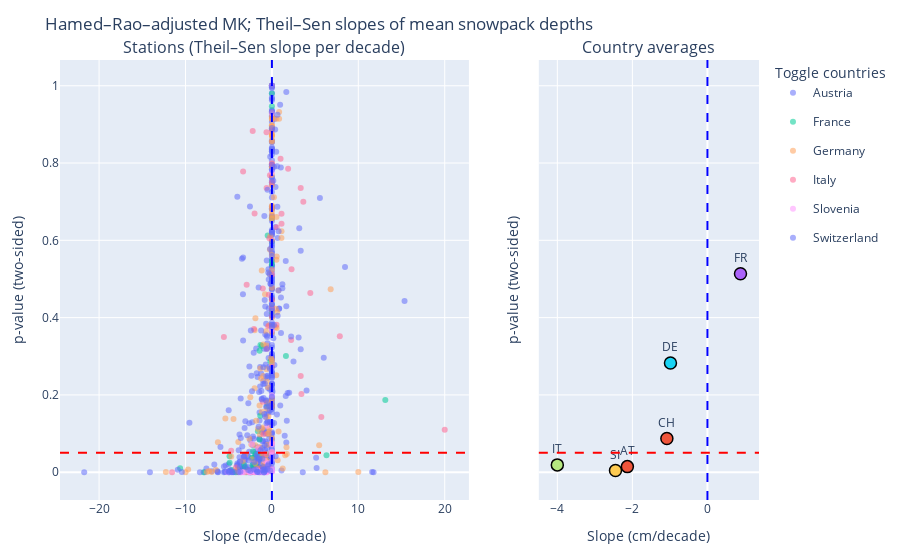

The code cell stored with this chart in its notebook:
### Code cell
import plotly.graph_objects as go
from plotly.subplots import make_subplots

# --- inputs you already have ---
# per_station_avg: one row per station (or station_id), with columns:
#   ['country','median_slope_theil_per_decade','p_combined', ...]
# country_macro: one row per country, with columns:
#   ['country','slope_per_decade','p', 'country_abr']  # country_abr = "AT","CH",...

countries = sorted(per_station['country'].unique())

fig = make_subplots(
    rows=1, cols=2, column_widths=[0.65, 0.35], shared_yaxes=True,
    subplot_titles=("Stations (Theil–Sen slope per decade)", "Country averages")
)

# One legend item per country; traces that share legendgroup toggle together
for c in countries:
    psc = per_station[per_station['country'] == c]
    avg = avg_country[avg_country['country'] == c]

    # Left panel: station points
    fig.add_trace(
        go.Scatter(
            x=psc['median_slope_theil_per_decade'],
            y=psc['p_combined'],
            mode="markers",
            name=c,
            legendgroup=c,
            marker=dict(size=6, opacity=0.55),
            hovertemplate=(
                "<b>%{text}</b><br>"
                "Slope: %{x:.2f} cm/decade<br>"
                "p: %{y:.3f}<extra></extra>"
            ),
            text=psc['country'],
            showlegend=True,     # legend item shown here
        ),
        row=1, col=1
    )

    # Right panel: country average point (bigger marker + label)
    fig.add_trace(
        go.Scatter(
            x=avg['slope_per_decade'],
            y=avg['p'],
            mode="markers+text",
            text=avg['country_abr'],
            textposition="top center",
            marker=dict(size=12, line=dict(width=1.5, color="black")),
            name=c,
            legendgroup=c,
            showlegend=False,    # use the same legend item as the left trace
            hovertemplate=(
                "<b>%{text}</b><br>"
                "Avg slope: %{x:.2f} cm/decade<br>"
                "p: %{y:.3f}<extra></extra>"
            ),
        ),
        row=1, col=2
    )

# Guides: p=0.05 and zero slope on both subplots
for col in (1, 2):
    fig.add_hline(y=0.05, line_dash="dash", line_color="red", row=1, col=col)
    fig.add_vline(x=0.0, line_dash="dash", line_color="blue", row=1, col=col)

# Nice defaults
fig.update_layout(
    title="Hamed–Rao–adjusted MK; Theil–Sen slopes of mean snowpack depths",
    legend_title="Toggle countries",
    legend=dict(groupclick="togglegroup"),   # one click toggles both traces for a country
    margin=dict(l=60, r=20, t=60, b=60),
)

fig.update_xaxes(title_text="Slope (cm/decade)", row=1, col=1)
fig.update_xaxes(title_text="Slope (cm/decade)", row=1, col=2)
fig.update_yaxes(title_text="p-value (two-sided)")

fig.show()

### Figure 1 — Plotly figure (JSON) as saved in the notebook; plotly's stock layout.template omitted (floating-point values rounded to 4 significant figures; data arrays with more than 128 entries replaced by an {"elided": "..."} marker saying what was removed)
{"data": [{"hovertemplate": "<b>%{text}</b><br>Slope: %{x:.2f} cm/decade<br>p: %{y:.3f}<extra></extra>", "legendgroup": "Austria", "marker": {"opacity": 0.55, "size": 6}, "mode": "markers", "name": "Austria", "showlegend": true, "text": {"elided": "321 str values"}, "type": "scatter", "x": {"elided": "321 float values"}, "xaxis": "x", "y": {"elided": "321 float values"}, "yaxis": "y"}, {"hovertemplate": "<b>%{text}</b><br>Avg slope: %{x:.2f} cm/decade<br>p: %{y:.3f}<extra></extra>", "legendgroup": "Austria", "marker": {"line": {"color": "black", "width": 1.5}, "size": 12}, "mode": "markers+text", "name": "Austria", "showlegend": false, "text": ["AT"], "textposition": "top center", "type": "scatter", "x": [-2.133], "xaxis": "x2", "y": [0.0144], "yaxis": "y2"}, {"hovertemplate": "<b>%{text}</b><br>Slope: %{x:.2f} cm/decade<br>p: %{y:.3f}<extra></extra>", "legendgroup": "France", "marker": {"opacity": 0.55, "size": 6}, "mode": "markers", "name": "France", "showlegend": true, "text": ["France", "France", "France", "France", "France", "France", "France", "France", "France", "France", "France", "France", "France", "France", "France", "France", "France", "France", "France", "France", "France", "France", "France", "France", "France", "France", "France", "France", "France", "France", "France", "France", "France", "France", "France", "France", "France", "France", "France", "France", "France", "France", "France", "France", "France", "France"], "type": "scatter", "x": [-1.176, -2.174, -0.4881, -1.429, -4.891, -1.176, -2.121, 0.0, -1.818, -2.917, 0.0, -2.308, -3.913, -2.941, -1.429, 0.0, 0.0, -3.229, -1.327, -7.896, 0.0, 1.623, -4.902, -3.125, -0.5263, -2.25, -4.0, 0.0, -4.167, 6.316, -10.62, -1.905, -1.5, -1.62, -0.1724, -2.124, 0.0, 0.0, -1.282, 13.12, -1.176, 0.0, -4.643, -2.0, -1.861, -1.348], "xaxis": "x", "y": [0.3264, 0.05415, 0.6124, 0.08468, 0.02459, 0.0351, 0.008093, 0.6569, 0.01464, 0.002897, 0.5383, 0.03705, 0.006021, 1.203e-05, 0.314, 0.9801, 0.5466, 0.01835, 0.329, 9.254e-06, 1.0, 0.3004, 0.04095, 0.01196, 0.1707, 0.01762, 0.001767, 0.9468, 1.635e-07, 0.04387, 0.01048, 0.04679, 0.0382, 0.106, 0.287, 0.03748, 0.4123, 0.597, 0.04456, 0.1865, 0.009979, 0.8903, 0.005593, 0.0164, 0.006215, 0.1462], "yaxis": "y"}, {"hovertemplate": "<b>%{text}</b><br>Avg slope: %{x:.2f} cm/decade<br>p: %{y:.3f}<extra></extra>", "legendgroup": "France", "marker": {"line": {"color": "black", "width": 1.5}, "size": 12}, "mode": "markers+text", "name": "France", "showlegend": false, "text": ["FR"], "textposition": "top center", "type": "scatter", "x": [0.881], "xaxis": "x2", "y": [0.5135], "yaxis": "y2"}, {"hovertemplate": "<b>%{text}</b><br>Slope: %{x:.2f} cm/decade<br>p: %{y:.3f}<extra></extra>", "legendgroup": "Germany", "marker": {"opacity": 0.55, "size": 6}, "mode": "markers", "name": "Germany", "showlegend": true, "text": {"elided": "159 str values"}, "type": "scatter", "x": {"elided": "159 float values"}, "xaxis": "x", "y": {"elided": "159 float values"}, "yaxis": "y"}, {"hovertemplate": "<b>%{text}</b><br>Avg slope: %{x:.2f} cm/decade<br>p: %{y:.3f}<extra></extra>", "legendgroup": "Germany", "marker": {"line": {"color": "black", "width": 1.5}, "size": 12}, "mode": "markers+text", "name": "Germany", "showlegend": false, "text": ["DE"], "textposition": "top center", "type": "scatter", "x": [-0.9848], "xaxis": "x2", "y": [0.2827], "yaxis": "y2"}, {"hovertemplate": "<b>%{text}</b><br>Slope: %{x:.2f} cm/decade<br>p: %{y:.3f}<extra></extra>", "legendgroup": "Italy", "marker": {"opacity": 0.55, "size": 6}, "mode": "markers", "name": "Italy", "showlegend": true, "text": ["Italy", "Italy", "Italy", "Italy", "Italy", "Italy", "Italy", "Italy", "Italy", "Italy", "Italy", "Italy", "Italy", "Italy", "Italy", "Italy", "Italy", "Italy", "Italy", "Italy", "Italy", "Italy", "Italy", "Italy", "Italy", "Italy", "Italy", "Italy", "Italy", "Italy", "Italy", "Italy", "Italy", "Italy", "Italy", "Italy", "Italy", "Italy", "Italy", "Italy", "Italy", "Italy", "Italy", "Italy", "Italy", "Italy", "Italy", "Italy", "Italy", "Italy", "Italy", "Italy", "Italy"], "type": "scatter", "x": [0.0, -0.2857, 5.718, -4.714, -0.9091, 0.0, -0.4265, -2.071, -11.55, -1.053, 0.0, -0.5882, 1.0, 0.0, -1.144, 1.111, 3.333, -1.484, 0.5405, 7.857, 2.222, -0.2941, 3.417, -4.167, 1.875, 0.0, -2.222, 0.0, -2.922, -1.053, 3.636, -0.2273, 20.0, 1.111, -5.556, -0.6111, 0.0, 0.0, -0.625, 0.5357, -3.333, 2.273, 0.0, 0.0, -0.9677, 3.333, 0.0, 4.444, 0.0, -0.3571, 0.0, 0.0, -2.004], "xaxis": "x", "y": [0.7958, 0.01558, 0.1425, 0.0553, 0.0465, 0.7996, 0.3778, 0.3703, 4.346e-05, 0.4755, 0.446, 0.3196, 0.8108, 0.2729, 0.0092, 0.6428, 0.7352, 0.009897, 0.6336, 0.3517, 0.3419, 0.6056, 0.2021, 0.01205, 0.7855, 0.4051, 0.8827, 0.8847, 0.485, 0.1826, 0.6999, 0.7686, 0.11, 0.6688, 0.3497, 0.7356, 0.7504, 0.5994, 0.8794, 0.3818, 0.7783, 0.5249, 0.04991, 0.04469, 0.09822, 0.2492, 1.0, 0.4637, 0.4238, 0.4592, 0.5117, 0.4468, 0.6693], "yaxis": "y"}, {"hovertemplate": "<b>%{text}</b><br>Avg slope: %{x:.2f} cm/decade<br>p: %{y:.3f}<extra></extra>", "legendgroup": "Italy", "marker": {"line": {"color": "black", "width": 1.5}, "size": 12}, "mode": "markers+text", "name": "Italy", "showlegend": false, "text": ["IT"], "textposition": "top center", "type": "scatter", "x": [-4.0], "xaxis": "x2", "y": [0.01889], "yaxis": "y2"}, {"hovertemplate": "<b>%{text}</b><br>Slope: %{x:.2f} cm/decade<br>p: %{y:.3f}<extra></extra>", "legendgroup": "Slovenia", "marker": {"opacity": 0.55, "size": 6}, "mode": "markers", "name": "Slovenia", "showlegend": true, "text": ["Slovenia", "Slovenia", "Slovenia", "Slovenia", "Slovenia", "Slovenia", "Slovenia", "Slovenia", "Slovenia", "Slovenia", "Slovenia", "Slovenia", "Slovenia", "Slovenia", "Slovenia", "Slovenia", "Slovenia", "Slovenia", "Slovenia", "Slovenia", "Slovenia", "Slovenia", "Slovenia", "Slovenia", "Slovenia", "Slovenia", "Slovenia", "Slovenia", "Slovenia", "Slovenia", "Slovenia", "Slovenia", "Slovenia", "Slovenia", "Slovenia", "Slovenia", "Slovenia", "Slovenia", "Slovenia", "Slovenia", "Slovenia", "Slovenia", "Slovenia", "Slovenia", "Slovenia", "Slovenia", "Slovenia", "Slovenia", "Slovenia", "Slovenia", "Slovenia", "Slovenia", "Slovenia"], "type": "scatter", "x": [0.0, -2.0, -1.565, -2.105, -2.308, -1.111, -3.26, 0.0, -1.667, -1.0, -2.0, 0.0, 0.0, -2.5, 0.0, -0.5556, -1.333, -1.613, -1.667, 0.0, 0.0, -0.9677, -0.5263, 0.0, -1.266, -2.593, -3.529, -0.5278, 0.0, 0.0, -5.161, -0.5714, 0.0, -1.569, -3.66, -0.4545, -1.852, -0.8333, 0.0, -1.818, -0.4921, -3.333, 0.0, -1.708, -2.082, -2.5, -2.703, 0.0, -0.6818, -0.6275, -0.6977, -0.7407, -3.617], "xaxis": "x", "y": [0.05309, 2.89e-08, 9.303e-06, 0.002893, 0.0727, 0.0002686, 9.612e-06, 0.02829, 0.004646, 1.209e-06, 0.001194, 0.001374, 0.0414, 2.223e-09, 0.07534, 0.002253, 1.058e-07, 0.000454, 9.636e-06, 0.04451, 0.07187, 0.001792, 0.1204, 0.3679, 1.848e-08, 0.000259, 6.388e-05, 0.006644, 1.0, 0.7764, 6.166e-09, 7.223e-06, 0.9289, 0.06219, 6.224e-08, 0.02322, 0.003326, 0.02946, 0.003203, 0.005058, 0.02221, 0.0003601, 0.1987, 0.001083, 0.001361, 0.001087, 1.196e-05, 0.0098, 9.596e-05, 0.0008223, 0.007181, 4.366e-05, 4.686e-06], "yaxis": "y"}, {"hovertemplate": "<b>%{text}</b><br>Avg slope: %{x:.2f} cm/decade<br>p: %{y:.3f}<extra></extra>", "legendgroup": "Slovenia", "marker": {"line": {"color": "black", "width": 1.5}, "size": 12}, "mode": "markers+text", "name": "Slovenia", "showlegend": false, "text": ["SI"], "textposition": "top center", "type": "scatter", "x": [-2.45], "xaxis": "x2", "y": [0.004355], "yaxis": "y2"}, {"hovertemplate": "<b>%{text}</b><br>Slope: %{x:.2f} cm/decade<br>p: %{y:.3f}<extra></extra>", "legendgroup": "Switzerland", "marker": {"opacity": 0.55, "size": 6}, "mode": "markers", "name": "Switzerland", "showlegend": true, "text": {"elided": "163 str values"}, "type": "scatter", "x": {"elided": "163 float values"}, "xaxis": "x", "y": {"elided": "163 float values"}, "yaxis": "y"}, {"hovertemplate": "<b>%{text}</b><br>Avg slope: %{x:.2f} cm/decade<br>p: %{y:.3f}<extra></extra>", "legendgroup": "Switzerland", "marker": {"line": {"color": "black", "width": 1.5}, "size": 12}, "mode": "markers+text", "name": "Switzerland", "showlegend": false, "text": ["CH"], "textposition": "top center", "type": "scatter", "x": [-1.081], "xaxis": "x2", "y": [0.08702], "yaxis": "y2"}], "layout": {"annotations": [{"font": {"size": 16}, "showarrow": false, "text": "Stations (Theil–Sen slope per decade)", "x": 0.2925, "xanchor": "center", "xref": "paper", "y": 1, "yanchor": "bottom", "yref": "paper"}, {"font": {"size": 16}, "showarrow": false, "text": "Country averages", "x": 0.8425, "xanchor": "center", "xref": "paper", "y": 1, "yanchor": "bottom", "yref": "paper"}], "legend": {"groupclick": "togglegroup", "title": {"text": "Toggle countries"}}, "margin": {"b": 60, "l": 60, "r": 20, "t": 60}, "shapes": [{"line": {"color": "red", "dash": "dash"}, "type": "line", "x0": 0, "x1": 1, "xref": "x domain", "y0": 0.05, "y1": 0.05, "yref": "y"}, {"line": {"color": "blue", "dash": "dash"}, "type": "line", "x0": 0, "x1": 0, "xref": "x", "y0": 0, "y1": 1, "yref": "y domain"}, {"line": {"color": "red", "dash": "dash"}, "type": "line", "x0": 0, "x1": 1, "xref": "x2 domain", "y0": 0.05, "y1": 0.05, "yref": "y2"}, {"line": {"color": "blue", "dash": "dash"}, "type": "line", "x0": 0, "x1": 0, "xref": "x2", "y0": 0, "y1": 1, "yref": "y2 domain"}], "title": {"text": "Hamed–Rao–adjusted MK; Theil–Sen slopes of mean snowpack depths"}, "xaxis": {"anchor": "y", "domain": [0, 0.585], "title": {"text": "Slope (cm/decade)"}}, "xaxis2": {"anchor": "y2", "domain": [0.685, 1], "title": {"text": "Slope (cm/decade)"}}, "yaxis": {"anchor": "x", "domain": [0, 1], "title": {"text": "p-value (two-sided)"}}, "yaxis2": {"anchor": "x2", "domain": [0, 1], "matches": "y", "showticklabels": false, "title": {"text": "p-value (two-sided)"}}}}
